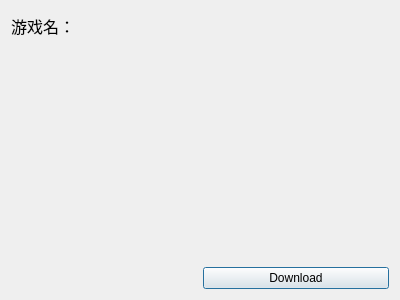
<?xml version="1.0" encoding="UTF-8"?>
<ui version="4.0">
 <class>gameInfoDialog</class>
 <widget class="QDialog" name="gameInfoDialog">
  <property name="geometry">
   <rect>
    <x>0</x>
    <y>0</y>
    <width>400</width>
    <height>300</height>
   </rect>
  </property>
  <property name="windowTitle">
   <string>Dialog</string>
  </property>
  <layout class="QGridLayout" name="gridLayout">
   <item row="1" column="0" colspan="2">
    <widget class="QLabel" name="gameInfoLabel">
     <property name="font">
      <font>
       <pointsize>12</pointsize>
      </font>
     </property>
     <property name="text">
      <string/>
     </property>
    </widget>
   </item>
   <item row="2" column="1">
    <widget class="QPushButton" name="confirmDownloadBtn">
     <property name="text">
      <string>Download</string>
     </property>
    </widget>
   </item>
   <item row="0" column="0">
    <widget class="QLabel" name="nameLabel">
     <property name="maximumSize">
      <size>
       <width>16777215</width>
       <height>30</height>
      </size>
     </property>
     <property name="font">
      <font>
       <pointsize>12</pointsize>
      </font>
     </property>
     <property name="text">
      <string>游戏名：</string>
     </property>
    </widget>
   </item>
  </layout>
 </widget>
 <resources/>
 <connections/>
</ui>
